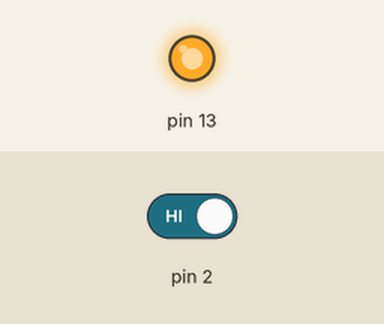
Bench run of a sketch on a simulated Arduino Uno, built with avr-gcc and run on an emulated ATmega328P. Shown: output pins drawn as LEDs (lit = HIGH). The test bench sets the inputs (shaded band); at power-on: pin 2 HIGH.

Above: at 1.2 s.
1.3 s: pin 2 driven LOW
At 1.6 s:
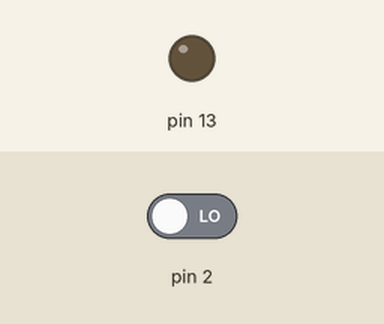
Timing chart, 0 to 4.3 s (numbered marks = the images above; inputs shaded):
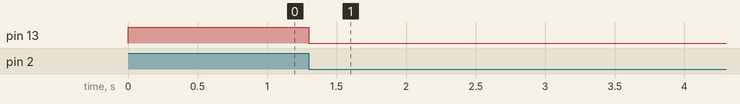

Measured:
- after the input at 1.3 s, pin 13: HIGH → LOW at once

The sketch:

attachInterrupt.ino
```cpp
bool flag = true;

void setup() {
  pinMode(2, INPUT);
  pinMode(13, OUTPUT);
  attachInterrupt(0, func, FALLING);
  //digitalPinToInterrupt(2);    // 0을 2로 고치는 법
}
void func() {
  flag = !flag;
}
void loop() {
  digitalWrite(13, flag);
}
```
